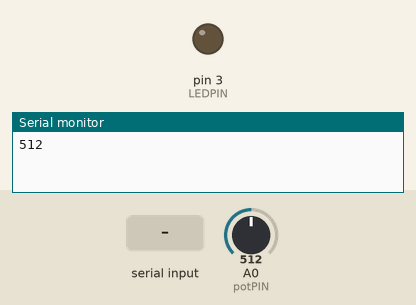
This sketch was run on a simulated Arduino Uno, built with avr-gcc and run on an emulated ATmega328P. Parts: output pins drawn as LEDs (lit = HIGH), the last lines printed to the serial monitor. The inputs (shaded band) are chosen by the test bench; at power-on: A0 (potPIN) = 512.

Above: at 1.2 s.
1.3 s: "1\n" received over Serial
At 2.1 s:
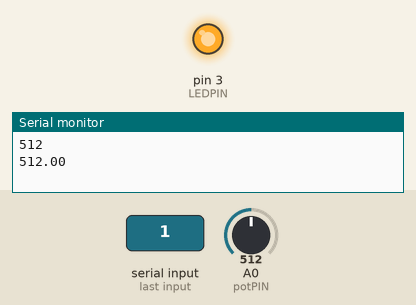
2.8 s: "90,45\n" received over Serial
At 3.4 s:
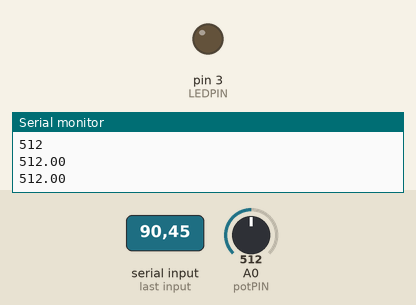
Timing chart, 0 to 5.8 s (numbered marks = the images above; inputs shaded):
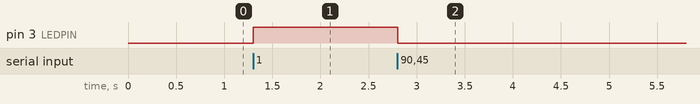

Measured:
- after the input at 1.3 s, pin 3 (LEDPIN): LOW → HIGH at once
- after the input at 2.8 s, pin 3 (LEDPIN): HIGH → LOW at once

The sketch:

LED_bouncing_ball_wind_control.ino
```cpp
// Wind control with Arduino analog sensor
// by Jeongin Lee

// Original Project:
// Bounce a ball, and each time the ball hits the floor
// flash an LED on Arduino. Whenver Arduino receives a message,
// read an analog port and send it to Processing, to blow the
// ball to the left or right.
// Demonstrates adding serial communication to an existing project.

// Based on
// https://github.com/aaronsherwood/introduction_interactive_media/blob/master/processingExamples/gravityExamples/gravityWind/gravityWind.pde
// by Aaron Sherwood

const int LEDPIN = 3;
const int potPIN = A0;

const int flashDuration = 50; // milliseconds
unsigned long turnedLEDOnAt = 0;

void setup() {
  Serial.begin(9600);

  // Since both sides wait for each other before they send anything,
  // someone needs to start the conversation
  Serial.println("512"); // neutral value

  pinMode(LEDPIN, OUTPUT);
}

void loop() {

  while (Serial.available()) {
    int valueFromProcessing = Serial.parseInt();

    // Only proceed if we have the end of line
    if (Serial.read() == '\n') {

      // make sure to turn on LED only if it was off before
      if (digitalRead(LEDPIN) == LOW && valueFromProcessing == 1) {
        //  turn on LED
        digitalWrite(LEDPIN, HIGH);
        // and note the time
        turnedLEDOnAt = millis();
      }

      // if certain time has passed, turn off LED
      if (millis() - turnedLEDOnAt >= flashDuration) {
        digitalWrite(LEDPIN, LOW);
      }

      float sensorValue = analogRead(potPIN); // read angle from potentiometer
      Serial.println(sensorValue);
    }
  }

}

/*
   Processing Code:
  PVector velocity;
  PVector gravity;
  PVector position;
  PVector acceleration;
  PVector wind;
  float drag = 0.99;
  float mass = 50;
  float hDampening;
  import processing.serial.*;
  Serial myPort;
  boolean arduinoIsReady = false;
  float sensorValue = 0; // to read analog input from Arduino

  void setup() {
  size(640, 700);
  noFill();
  String portname = Serial.list()[3]; // adjust port to arduino's serial port
  myPort = new Serial(this, portname, 9600);
  myPort.clear();
  myPort.bufferUntil('\n');

  position = new PVector(width/2, 0);
  velocity = new PVector(0, 0);
  acceleration = new PVector(0, 0);
  gravity = new PVector(0, 0.5*mass);
  wind = new PVector();
  hDampening=map(mass, 15, 80, .98, .96);
  }

  void draw() {
  background(255);
  velocity.x*=hDampening;
  applyForce(wind);
  applyForce(gravity);
  velocity.add(acceleration);
  velocity.mult(drag);
  position.add(velocity);
  acceleration.mult(0);
  ellipse(position.x, position.y, mass, mass);
  if (position.y > height-mass/2) {
    velocity.y *= -0.9;  // A little dampening when hitting the bottom
    position.y = height-mass/2;
    // send message to Arduio
    if (arduinoIsReady && velocity.mag() > 1) {
      myPort.write(1 + "\n"); // light up LED
      arduinoIsReady = false;
    }
  }
  }

  void applyForce(PVector force) {
  // Newton's 2nd law: F = M * A
  // or A = F / M
  PVector f = PVector.div(force, mass);
  acceleration.add(f);
  }

  void serialEvent(Serial myPort) {
  String s = myPort.readStringUntil('\n'); // get the string from port
  arduinoIsReady = true;
  if (s != null) { // if string is not empty
    s = trim(s); // trim off the whitespace
    sensorValue = float(s); // convert it to float
    sensorValue = map(sensorValue, 0, 1023, -100, 100); // map input value to the width range
    wind.x = sensorValue; // change wind based on the analog sensor value
    println(wind.x);
  }
  }
*/
```
